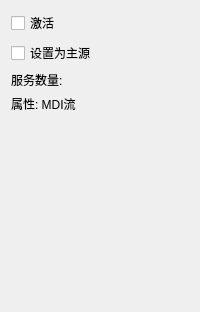
             <widget class="QWidget" name="page_2">
              <layout class="QVBoxLayout" name="verticalLayout_11">
               <item>
                <widget class="QCheckBox" name="checkBox_18">
                 <property name="text">
                  <string>激活</string>
                 </property>
                </widget>
               </item>
               <item>
                <widget class="QCheckBox" name="checkBox_17">
                 <property name="text">
                  <string>设置为主源</string>
                 </property>
                </widget>
               </item>
               <item>
                <widget class="QLabel" name="label_14">
                 <property name="maximumSize">
                  <size>
                   <width>100</width>
                   <height>80</height>
                  </size>
                 </property>
                 <property name="text">
                  <string>服务数量:</string>
                 </property>
                </widget>
               </item>
               <item>
                <widget class="QLabel" name="label_18">
                 <property name="text">
                  <string>属性: MDI流</string>
                 </property>
                </widget>
               </item>
               <item>
                <spacer name="verticalSpacer_9">
                 <property name="orientation">
                  <enum>Qt::Vertical</enum>
                 </property>
                 <property name="sizeHint" stdset="0">
                  <size>
                   <width>20</width>
                   <height>188</height>
                  </size>
                 </property>
                </spacer>
               </item>
              </layout>
             </widget>
